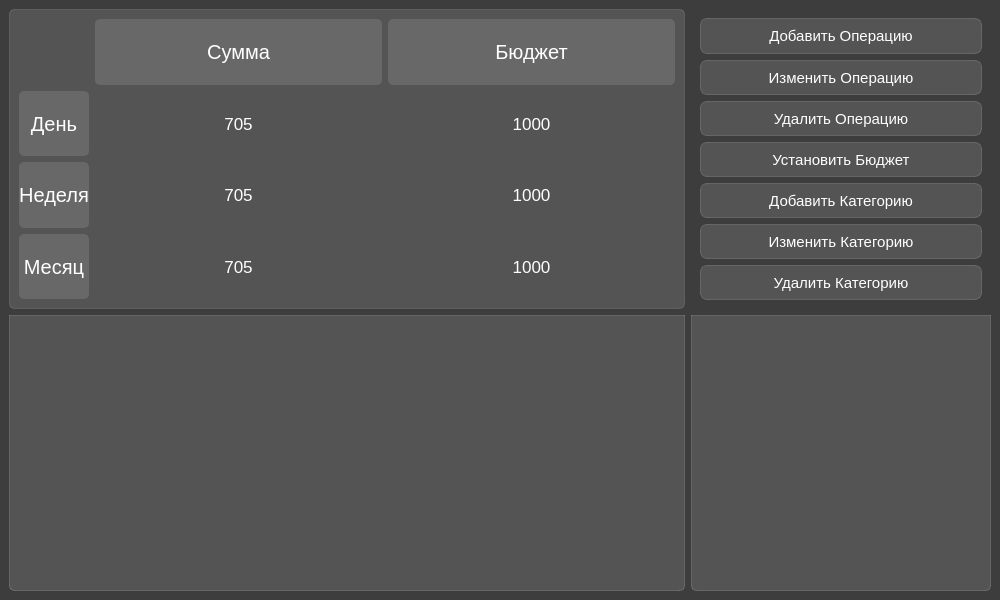
<?xml version="1.0" encoding="UTF-8"?>
<ui version="4.0">
 <class>MainWindow</class>
 <widget class="QMainWindow" name="MainWindow">
  <property name="geometry">
   <rect>
    <x>0</x>
    <y>0</y>
    <width>1000</width>
    <height>600</height>
   </rect>
  </property>
  <property name="windowTitle">
   <string>Bookkeeper</string>
  </property>
  <property name="styleSheet">
   <string notr="true">background-color: gray</string>
  </property>
  <widget class="QWidget" name="centralwidget">
   <property name="enabled">
    <bool>true</bool>
   </property>
   <property name="styleSheet">
    <string notr="true">
background-color: rgb(61, 61, 61);</string>
   </property>
   <layout class="QVBoxLayout" name="verticalLayout_4">
    <item>
     <layout class="QVBoxLayout" name="verticalLayout_2">
      <item>
       <layout class="QHBoxLayout" name="horizontalLayout_6">
        <item>
         <widget class="QFrame" name="frame">
          <property name="maximumSize">
           <size>
            <width>1000</width>
            <height>1000</height>
           </size>
          </property>
          <property name="styleSheet">
           <string notr="true">background-color: rgba(255,255,255,30);
border: 1px solid rgba(255,255,255,30);
border-radius: 5px;</string>
          </property>
          <layout class="QVBoxLayout" name="verticalLayout">
           <item>
            <layout class="QHBoxLayout" name="horizontalLayout_4">
             <item>
              <widget class="QLabel" name="label_12">
               <property name="maximumSize">
                <size>
                 <width>70</width>
                 <height>16777215</height>
                </size>
               </property>
               <property name="styleSheet">
                <string notr="true">background-color: none;
border: none;</string>
               </property>
               <property name="text">
                <string/>
               </property>
              </widget>
             </item>
             <item>
              <widget class="QLabel" name="label">
               <property name="maximumSize">
                <size>
                 <width>300</width>
                 <height>16777215</height>
                </size>
               </property>
               <property name="styleSheet">
                <string notr="true">color: white;
font-weigth bold;
font-size: 15pt;
backgroung-color: none;
border: none;</string>
               </property>
               <property name="text">
                <string>Сумма</string>
               </property>
               <property name="alignment">
                <set>Qt::AlignCenter</set>
               </property>
              </widget>
             </item>
             <item>
              <widget class="QLabel" name="label_2">
               <property name="maximumSize">
                <size>
                 <width>300</width>
                 <height>16777215</height>
                </size>
               </property>
               <property name="styleSheet">
                <string notr="true">color: white;
font-weigth bold;
font-size: 15pt;
backgroung-color: none;
border: none;</string>
               </property>
               <property name="text">
                <string>Бюджет</string>
               </property>
               <property name="alignment">
                <set>Qt::AlignCenter</set>
               </property>
              </widget>
             </item>
            </layout>
           </item>
           <item>
            <layout class="QHBoxLayout" name="horizontalLayout">
             <item>
              <widget class="QLabel" name="label_3">
               <property name="maximumSize">
                <size>
                 <width>70</width>
                 <height>16777215</height>
                </size>
               </property>
               <property name="styleSheet">
                <string notr="true">color: white;
font-weigth bold;
font-size: 15pt;
backgroung-color: none;
border: none;</string>
               </property>
               <property name="text">
                <string>День</string>
               </property>
               <property name="alignment">
                <set>Qt::AlignCenter</set>
               </property>
              </widget>
             </item>
             <item>
              <widget class="QLabel" name="label_6">
               <property name="styleSheet">
                <string notr="true">background-color: none;
border: none;
font-size: 13pt;
color: white;</string>
               </property>
               <property name="text">
                <string>705</string>
               </property>
               <property name="alignment">
                <set>Qt::AlignCenter</set>
               </property>
              </widget>
             </item>
             <item>
              <widget class="QLabel" name="label_7">
               <property name="styleSheet">
                <string notr="true">background-color: none;
border: none;
font-size: 13pt;
color: white;</string>
               </property>
               <property name="text">
                <string>1000</string>
               </property>
               <property name="alignment">
                <set>Qt::AlignCenter</set>
               </property>
              </widget>
             </item>
            </layout>
           </item>
           <item>
            <layout class="QHBoxLayout" name="horizontalLayout_2">
             <item>
              <widget class="QLabel" name="label_4">
               <property name="maximumSize">
                <size>
                 <width>70</width>
                 <height>16777215</height>
                </size>
               </property>
               <property name="styleSheet">
                <string notr="true">color: white;
font-weigth bold;
font-size: 15pt;
backgroung-color: none;
border: none;</string>
               </property>
               <property name="text">
                <string>Неделя</string>
               </property>
               <property name="alignment">
                <set>Qt::AlignCenter</set>
               </property>
              </widget>
             </item>
             <item>
              <widget class="QLabel" name="label_8">
               <property name="styleSheet">
                <string notr="true">background-color: none;
border: none;
font-size: 13pt;
color: white;</string>
               </property>
               <property name="text">
                <string>705</string>
               </property>
               <property name="alignment">
                <set>Qt::AlignCenter</set>
               </property>
              </widget>
             </item>
             <item>
              <widget class="QLabel" name="label_9">
               <property name="styleSheet">
                <string notr="true">background-color: none;
border: none;
font-size: 13pt;
color: white;</string>
               </property>
               <property name="text">
                <string>1000</string>
               </property>
               <property name="alignment">
                <set>Qt::AlignCenter</set>
               </property>
              </widget>
             </item>
            </layout>
           </item>
           <item>
            <layout class="QHBoxLayout" name="horizontalLayout_3">
             <item>
              <widget class="QLabel" name="label_5">
               <property name="maximumSize">
                <size>
                 <width>70</width>
                 <height>16777215</height>
                </size>
               </property>
               <property name="styleSheet">
                <string notr="true">color: white;
font-weigth bold;
font-size: 15pt;
backgroung-color: none;
border: none;</string>
               </property>
               <property name="text">
                <string>Месяц</string>
               </property>
               <property name="alignment">
                <set>Qt::AlignCenter</set>
               </property>
              </widget>
             </item>
             <item>
              <widget class="QLabel" name="label_10">
               <property name="styleSheet">
                <string notr="true">background-color: none;
border: none;
font-size: 13pt;
color: white;</string>
               </property>
               <property name="text">
                <string>705</string>
               </property>
               <property name="alignment">
                <set>Qt::AlignCenter</set>
               </property>
              </widget>
             </item>
             <item>
              <widget class="QLabel" name="label_11">
               <property name="styleSheet">
                <string notr="true">background-color: none;
border: none;
font-size: 13pt;
color: white;</string>
               </property>
               <property name="text">
                <string>1000</string>
               </property>
               <property name="alignment">
                <set>Qt::AlignCenter</set>
               </property>
              </widget>
             </item>
            </layout>
           </item>
          </layout>
         </widget>
        </item>
        <item>
         <widget class="QFrame" name="frame">
          <property name="maximumSize">
           <size>
            <width>300</width>
            <height>300</height>
           </size>
          </property>
          <layout class="QHBoxLayout" name="horizontalLayout_5">
           <item>
            <layout class="QVBoxLayout" name="verticalLayout_3">
             <item>
              <widget class="QPushButton" name="pushButton_4">
               <property name="font">
                <font>
                 <pointsize>11</pointsize>
                </font>
               </property>
               <property name="styleSheet">
                <string notr="true">QPushButton {
color: white;
background-color: rgba(255,255,255,30);
border: 1px solid rgba(255,255,255,40);
border-radius: 7px;
width: 150px;
height: 40px;
}
QPushButton:hover {
color: white;
background-color: rgba(255,255,255,40);
}
QPushButton:pressed {
color: white;
background-color: rgba(255,255,255,70);
}</string>
               </property>
               <property name="text">
                <string>Добавить Операцию</string>
               </property>
              </widget>
             </item>
             <item>
              <widget class="QPushButton" name="pushButton_5">
               <property name="font">
                <font>
                 <pointsize>11</pointsize>
                </font>
               </property>
               <property name="styleSheet">
                <string notr="true">QPushButton {
color: white;
background-color: rgba(255,255,255,30);
border: 1px solid rgba(255,255,255,40);
border-radius: 7px;
width: 150px;
height: 40px;
}
QPushButton:hover {
color: white;
background-color: rgba(255,255,255,40);
}
QPushButton:pressed {
color: white;
background-color: rgba(255,255,255,70);
}</string>
               </property>
               <property name="text">
                <string>Изменить Операцию</string>
               </property>
              </widget>
             </item>
             <item>
              <widget class="QPushButton" name="pushButton_6">
               <property name="font">
                <font>
                 <pointsize>11</pointsize>
                </font>
               </property>
               <property name="styleSheet">
                <string notr="true">QPushButton {
color: white;
background-color: rgba(255,255,255,30);
border: 1px solid rgba(255,255,255,40);
border-radius: 7px;
width: 150px;
height: 40px;
}
QPushButton:hover {
color: white;
background-color: rgba(255,255,255,40);
}
QPushButton:pressed {
color: white;
background-color: rgba(255,255,255,70);
}</string>
               </property>
               <property name="text">
                <string>Удалить Операцию</string>
               </property>
              </widget>
             </item>
             <item>
              <widget class="QPushButton" name="pushButton">
               <property name="font">
                <font>
                 <pointsize>11</pointsize>
                </font>
               </property>
               <property name="styleSheet">
                <string notr="true">QPushButton {
color: white;
background-color: rgba(255,255,255,30);
border: 1px solid rgba(255,255,255,40);
border-radius: 7px;
width: 150px;
height: 40px;
}
QPushButton:hover {
color: white;
background-color: rgba(255,255,255,40);
}
QPushButton:pressed {
color: white;
background-color: rgba(255,255,255,70);
}</string>
               </property>
               <property name="text">
                <string>Установить Бюджет</string>
               </property>
              </widget>
             </item>
             <item>
              <widget class="QPushButton" name="pushButton_2">
               <property name="font">
                <font>
                 <pointsize>11</pointsize>
                </font>
               </property>
               <property name="styleSheet">
                <string notr="true">QPushButton {
color: white;
background-color: rgba(255,255,255,30);
border: 1px solid rgba(255,255,255,40);
border-radius: 7px;
width: 150px;
height: 40px;
}
QPushButton:hover {
color: white;
background-color: rgba(255,255,255,40);
}
QPushButton:pressed {
color: white;
background-color: rgba(255,255,255,70);
}</string>
               </property>
               <property name="text">
                <string>Добавить Категорию</string>
               </property>
              </widget>
             </item>
             <item>
              <widget class="QPushButton" name="pushButton_3">
               <property name="font">
                <font>
                 <pointsize>11</pointsize>
                </font>
               </property>
               <property name="styleSheet">
                <string notr="true">QPushButton {
color: white;
background-color: rgba(255,255,255,30);
border: 1px solid rgba(255,255,255,40);
border-radius: 7px;
width: 150px;
height: 40px;
}
QPushButton:hover {
color: white;
background-color: rgba(255,255,255,40);
}
QPushButton:pressed {
color: white;
background-color: rgba(255,255,255,70);
}</string>
               </property>
               <property name="text">
                <string>Изменить Категорию</string>
               </property>
              </widget>
             </item>
             <item>
              <widget class="QPushButton" name="pushButton_7">
               <property name="font">
                <font>
                 <pointsize>11</pointsize>
                </font>
               </property>
               <property name="styleSheet">
                <string notr="true">QPushButton {
color: white;
background-color: rgba(255,255,255,30);
border: 1px solid rgba(255,255,255,40);
border-radius: 7px;
width: 150px;
height: 40px;
}
QPushButton:hover {
color: white;
background-color: rgba(255,255,255,40);
}
QPushButton:pressed {
color: white;
background-color: rgba(255,255,255,70);
}</string>
               </property>
               <property name="text">
                <string>Удалить Категорию</string>
               </property>
              </widget>
             </item>
            </layout>
           </item>
          </layout>
         </widget>
        </item>
       </layout>
      </item>
      <item>
       <layout class="QHBoxLayout" name="horizontalLayout_7">
        <item>
         <widget class="QTableView" name="tableView">
          <property name="enabled">
           <bool>true</bool>
          </property>
          <property name="maximumSize">
           <size>
            <width>2000</width>
            <height>16777215</height>
           </size>
          </property>
          <property name="styleSheet">
           <string notr="true">QTableView{
background-color: rgba(255,255,255,30);
border: 1px solid rgba(255,255,255,40);
border-bottom-left-radius: 5px;
border-bottom-right-radius: 5px;
}

QTableView::section{
background-color: rgba(53,53,53);
color: white;
border: none;
heigth: 50px;
font-size: 14pt;
}

QTableView::item{
border-style: none;
border-bottom: rgba(255,255,255,50);
}

QTableView::item:selected{
border: none;
color: rgba(255,255,255);
background-color: rgba(255,255,255,50);
}

</string>
          </property>
          <property name="verticalScrollBarPolicy">
           <enum>Qt::ScrollBarAlwaysOff</enum>
          </property>
          <property name="horizontalScrollBarPolicy">
           <enum>Qt::ScrollBarAlwaysOff</enum>
          </property>
          <property name="showGrid">
           <bool>false</bool>
          </property>
          <attribute name="horizontalHeaderVisible">
           <bool>true</bool>
          </attribute>
          <attribute name="horizontalHeaderCascadingSectionResizes">
           <bool>true</bool>
          </attribute>
          <attribute name="horizontalHeaderDefaultSectionSize">
           <number>135</number>
          </attribute>
         </widget>
        </item>
        <item>
         <widget class="QTableView" name="tableView_2">
          <property name="maximumSize">
           <size>
            <width>300</width>
            <height>16777215</height>
           </size>
          </property>
          <property name="styleSheet">
           <string notr="true">QTableView{
background-color: rgba(255,255,255,30);
border: 1px solid rgba(255,255,255,40);
border-bottom-left-radius: 5px;
border-bottom-right-radius: 5px;
}

QTableView::section{
background-color: rgba(53,53,53);
color: white;
border: none;
heigth: 50px;
font-size: 14pt;
}

QTableView::item{
border-style: none;
border-bottom: rgba(255,255,255,50);
}

QTableView::item:selected{
border: none;
color: rgba(255,255,255);
background-color: rgba(255,255,255,50);
}

</string>
          </property>
          <property name="showGrid">
           <bool>false</bool>
          </property>
          <attribute name="horizontalHeaderVisible">
           <bool>true</bool>
          </attribute>
          <attribute name="horizontalHeaderCascadingSectionResizes">
           <bool>true</bool>
          </attribute>
          <attribute name="horizontalHeaderDefaultSectionSize">
           <number>135</number>
          </attribute>
         </widget>
        </item>
       </layout>
      </item>
     </layout>
    </item>
   </layout>
  </widget>
 </widget>
 <resources/>
 <connections/>
</ui>
